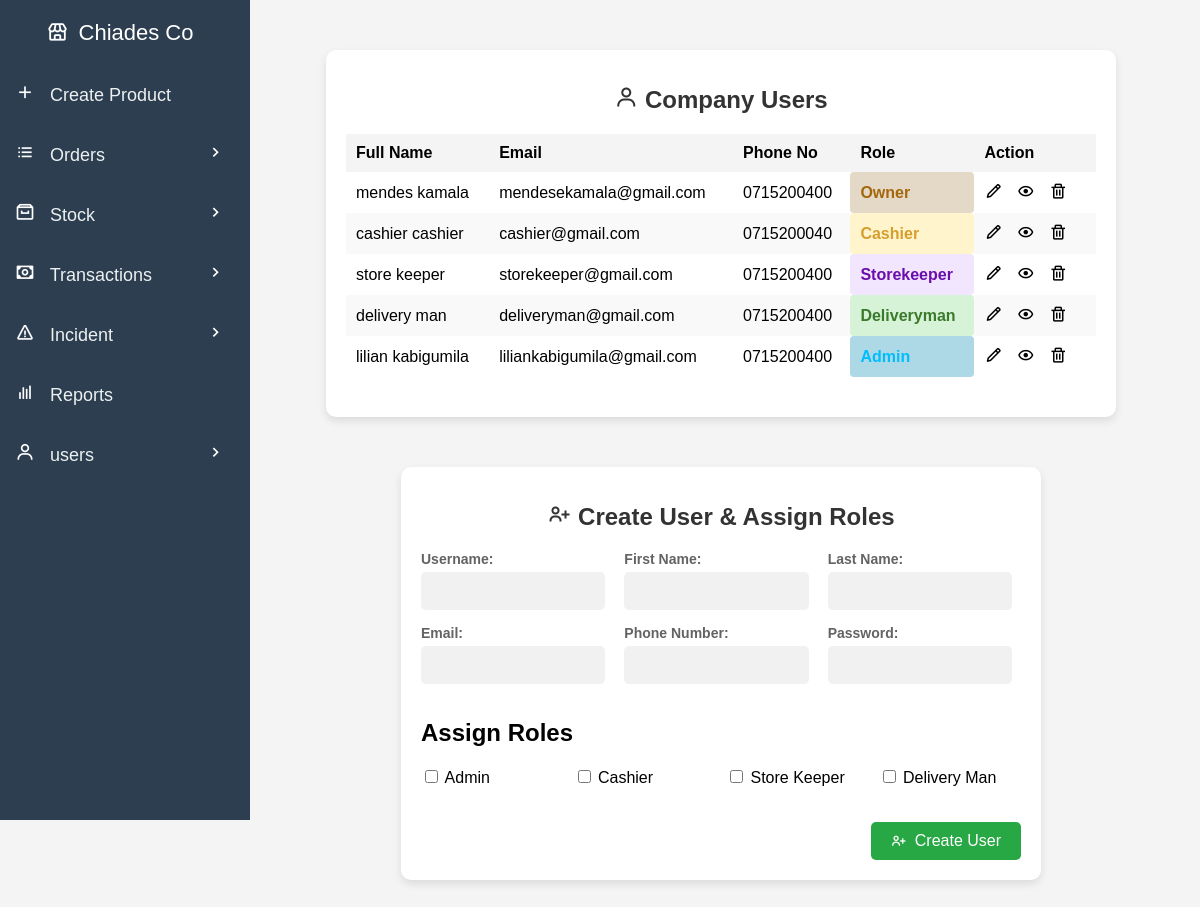
/owner-users.php (signed in), run on the app's committed database.
### tables this page shows
CREATE TABLE `users` (
  `user_id` int(11) NOT NULL,
  `company_id` int(11) DEFAULT NULL,
  `username` varchar(50) NOT NULL,
  `firstName` varchar(50) NOT NULL,
  `lastName` varchar(50) NOT NULL,
  `email` varchar(100) NOT NULL,
  `phoneNo` varchar(15) NOT NULL,
  `password` varchar(255) NOT NULL
);

### owner-users.php (the view, shortened to what this page needs)
<?php
include('db_connection.php');
$company_id = $_SESSION['company_id'];
$usersQuery = "
    SELECT u.username, CONCAT(u.firstName, ' ', u.lastName) AS fullname, u.email, u.phoneNo,
           CASE
               WHEN r.company_owner = 'yes' THEN 'owner'
               WHEN r.admin = 'yes' THEN 'admin'
               WHEN r.cashier = 'yes' THEN 'cashier'
               WHEN r.store_keeper = 'yes' THEN 'storekeeper'
               WHEN r.delivery_man = 'yes' THEN 'deliveryman'
               ELSE 'unknown'
           END AS role
    FROM users u
    JOIN roles r ON u.user_id = r.user_id
    WHERE u.company_id = '$company_id'";
$usersResult = mysqli_query($conn, $usersQuery);
?>
<!DOCTYPE html>
<html lang="en">
<head>
    <link href="https://unpkg.com/boxicons@2.0.7/css/boxicons.min.css" rel="stylesheet">
    <link rel="stylesheet" href="css/owner-users.css">
</head>
<body>
<div class="container-users">
    <h1><i class='bx bx-user'></i> Company Users</h1>
    <table class="users-table">
        <thead>
            <tr>
                <th>Full Name</th>
                <th>Email</th>
                <th>Phone No</th>
                <th>Role</th>
                <th>Action</th>
            </tr>
        </thead>
        <tbody>
            <?php while ($user = mysqli_fetch_assoc($usersResult)): ?>
                <tr>
                    <td><?php echo htmlspecialchars($user['fullname']); ?></td>
                    <td><?php echo htmlspecialchars($user['email']); ?></td>
                    <td><?php echo htmlspecialchars($user['phoneNo']); ?></td>
                    <td class="role-<?php echo htmlspecialchars($user['role']); ?>">
                        <?php echo ucfirst($user['role']); ?>
                    </td>
                    <td>
                        <i class='bx bx-pencil' title="Edit"></i>
                        <i class='bx bx-show' title="View"></i>
                        <i class='bx bx-trash' title="Delete"></i>
                    </td>
                </tr>
            <?php endwhile; ?>
        </tbody>
    </table>
</div>
<div class="container">
    <h1><i class='bx bx-user-plus'></i> Create User & Assign Roles</h1>
    <form method="POST" action="owner-users.php" class="user-form">
    <div class="form-row">
        <div class="form-group">
            <label for="username">Username:</label>
            <input type="text" id="username" name="username" required>
        </div>
        <div class="form-group">
            <label for="firstName">First Name:</label>
            <input type="text" id="firstName" name="firstName" required>
        </div>
        <div class="form-group">
            <label for="lastName">Last Name:</label>
            <input type="text" id="lastName" name="lastName" required>
        </div>
    </div>
    <div class="form-row">
        <div class="form-group">
            <label for="email">Email:</label>
            <input type="email" id="email" name="email" required>
        </div>
        <div class="form-group">
            <label for="phoneNo">Phone Number:</label>
            <input type="text" id="phoneNo" name="phoneNo" required>
        </div>
        <div class="form-group">
            <label for="password">Password:</label>
            <input type="password" id="password" name="password" required>
        </div>
    </div>
    <h2>Assign Roles</h2>
    <div class="form-row role-checkboxes">
        <label><input type="checkbox" name="admin"> Admin</label>
        <label><input type="checkbox" name="cashier"> Cashier</label>
        <label><input type="checkbox" name="store_keeper"> Store Keeper</label>
        <label><input type="checkbox" name="delivery_man"> Delivery Man</label>
    </div>
    <button type="submit" class="create-user-btn"><i class='bx bx-user-plus'></i> Create User</button>
</form>
</div>
</body>
</html>
</html>

### css/owner-users.css (style rules this page uses)
body { font-family: Arial, sans-serif; background-color: #f4f4f4; margin-left: 250px; padding: 0; }
.container { max-width: 600px; margin: 50px auto; background-color: #ffffff; padding: 20px; border-radius: 10px; box-shadow: 0 4px 8px rgba(0, 0, 0, 0.1); }
h1 { text-align: center; color: #333; font-size: 24px; margin-bottom: 20px; }
.user-form { display: flex; flex-direction: column; }
.form-row { display: flex; justify-content: space-between; gap: 10px; margin-bottom: 15px; }
.form-group { flex: 1; }
.form-group input { width: 85%; padding: 10px; background-color: rgb(242, 241, 241); border: none; color: #333; font-size: 16px; border-radius: 5px; margin-right: 10px; }
.form-group label { font-weight: bold; margin-bottom: 5px; display: block; color: rgb(100, 98, 98); font-size: 14px; }
.role-checkboxes { display: flex; justify-content: space-between; }
.role-checkboxes label { flex: 1; margin-right: 15px; font-size: 16px; }
.create-user-btn { background-color: #28a745; color: white; padding: 10px 20px; border: none; border-radius: 5px; font-size: 16px; cursor: pointer; display: flex; align-items: center; justify-content: center; margin-left: auto; margin-top: 20px; width: auto; }
.create-user-btn i { margin-right: 8px; }
.container-users { max-width: 750px; margin: 50px auto; background-color: #ffffff; padding: 20px; border-radius: 10px; box-shadow: 0 4px 8px rgba(0, 0, 0, 0.1); }
.users-table { width: 100%; border-collapse: collapse; margin: 20px 0; }
.users-table th, .users-table td { padding: 10px; text-align: left; font-size: 16px; }
.users-table thead { background-color: #f4f4f4; font-weight: bold; }
.users-table tr:nth-child(even) { background-color: #f9f9f9; }
.users-table td i { font-size: 18px; cursor: pointer; margin-right: 10px; }
.role-cashier { color: #d69e2e; background-color: #fff4cc; padding: 4px 8px; border-radius: 4px; font-weight: bold; }
.role-deliveryman { color: #3a7a2a; background-color: #d7f3d7; padding: 4px 8px; border-radius: 4px; font-weight: bold; }
.role-storekeeper { color: #6a0dad; background-color: #f2e6ff; padding: 4px 8px; border-radius: 4px; font-weight: bold; }
.role-owner { color: rgb(164, 103, 12); background-color: #e4d9c6; padding: 4px 8px; border-radius: 4px; font-weight: bold; }
.role-admin { color: rgb(0, 190, 253); background-color: lightblue; padding: 4px 8px; border-radius: 4px; font-weight: bold; }

### data on the page
users: fullname "mendes kamala", email "mendesekamala@gmail.com", phoneNo "0715200400", role "Owner"
users: fullname "cashier cashier", email "cashier@gmail.com", phoneNo "0715200040", role "Cashier"
users: fullname "store keeper", email "storekeeper@gmail.com", phoneNo "0715200400", role "Storekeeper"
users: fullname "delivery man", email "deliveryman@gmail.com", phoneNo "0715200400", role "Deliveryman"
users: fullname "lilian kabigumila", email "liliankabigumila@gmail.com", phoneNo "0715200400", role "Admin"
